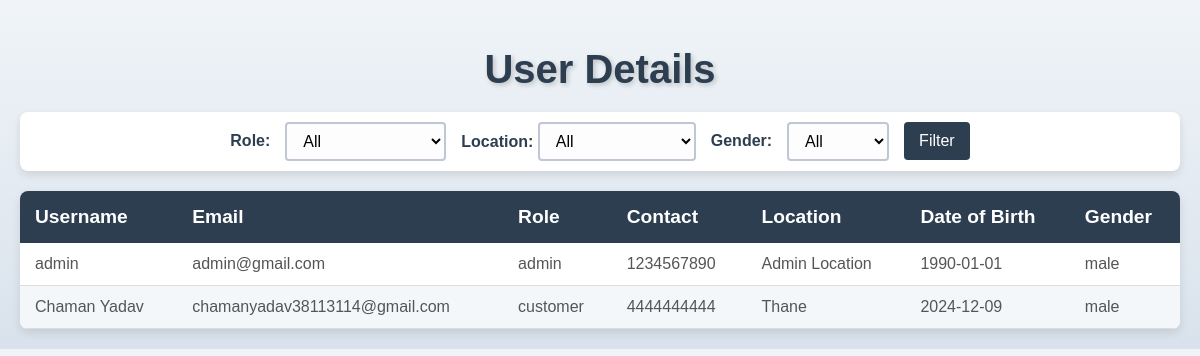
Before: /admin/user_details (signed in) with the older database file.
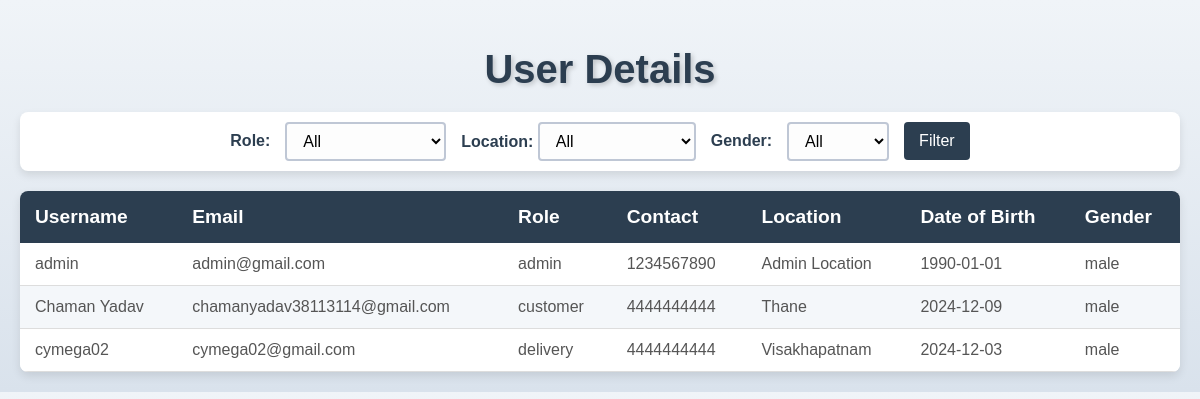
After: the same page with the newer database file.
### app/models.py (models this page shows, shortened)
class User(UserMixin, db.Model):
    id = db.Column(db.Integer, primary_key=True)
    username = db.Column(db.String(50), nullable=False)
    email = db.Column(db.String(100), unique=True, nullable=False)
    password = db.Column(db.String(255), nullable=False)
    role = db.Column(db.String(20), nullable=False)
    contact = db.Column(db.String(20), nullable=False)
    location = db.Column(db.String(100), nullable=False)
    dob = db.Column(db.Date, nullable=False)
    gender = db.Column(db.String(10), nullable=False)
    reset_token = db.Column(db.String(128), nullable=True)

### app/admin.py (the view)
@admin.route('/admin/user_details', methods=['GET', 'POST'])
def user_details():
    if session.get('role') != 'admin':
        flash('Unauthorized access!', 'danger')
        return redirect(url_for('auth.login'))
    role_filter = request.args.get('role')
    location_filter = request.args.get('location')
    gender_filter = request.args.get('gender')
    query = User.query
    if role_filter:
        query = query.filter_by(role=role_filter)
    if location_filter:
        query = query.filter(User.location.ilike(f"%{location_filter}%"))
    if gender_filter:
        query = query.filter_by(gender=gender_filter)
    users = query.all()
    return render_template('user_details.html', users=users, role_filter=role_filter, location_filter=location_filter, gender_filter=gender_filter)

### app/templates/user_details.html (shortened to what this page needs)
<!DOCTYPE html>
<html lang="en">
<head>
    <link rel="stylesheet" href="{{ url_for('static', filename='user.css') }}">
</head>
<body>
    <h1>User Details</h1>
    <form method="GET" action="{{ url_for('admin.user_details') }}">
        <label for="role">Role:</label>
        <select name="role" id="role">
            <option value="">All</option>
        </select>
<div class="form-group">
  <label for="location">Location:</label>
  <select name="location" id="location" class="form-control">
      <option value="">All</option>
  </select>
</div>
        <label for="gender">Gender:</label>
        <select name="gender" id="gender">
            <option value="">All</option>
        </select>
        <button type="submit">Filter</button>
    </form>
    <table>
        <thead>
            <tr>
                <th>Username</th>
                <th>Email</th>
                <th>Role</th>
                <th>Contact</th>
                <th>Location</th>
                <th>Date of Birth</th>
                <th>Gender</th>
            </tr>
        </thead>
        <tbody>
            {% for user in users %}
                <tr>
                    <td>{{ user.username }}</td>
                    <td>{{ user.email }}</td>
                    <td>{{ user.role }}</td>
                    <td>{{ user.contact }}</td>
                    <td>{{ user.location }}</td>
                    <td>{{ user.dob }}</td>
                    <td>{{ user.gender }}</td>
                </tr>
            {% endfor %}
        </tbody>
    </table>
</body>
</html>

### app/static/user.css (style rules this page uses)
body { font-family: 'Arial', sans-serif; background: linear-gradient(to bottom, #f0f4f8, #d9e2ec); margin: 0; padding: 20px; color: #333; }
h1 { text-align: center; font-size: 2.5rem; color: #2c3e50; margin-bottom: 20px; text-shadow: 2px 2px 5px rgba(0, 0, 0, 0.2); }
form { display: flex; justify-content: center; align-items: center; gap: 15px; margin-bottom: 20px; padding: 10px; background-color: #fff; box-shadow: 0px 4px 8px rgba(0, 0, 0, 0.1); border-radius: 8px; }
form label { font-weight: bold; color: #2c3e50; }
form select, form input { padding: 8px 12px; border: 2px solid #bfc7d5; border-radius: 4px; font-size: 1rem; background-color: #fdfdfd; transition: border-color 0.3s ease; }
form button { background: #2c3e50; color: #fff; padding: 10px 15px; border: none; border-radius: 4px; cursor: pointer; font-size: 1rem; transition: background-color 0.3s ease; }
table { width: 100%; border-collapse: collapse; margin-top: 20px; background-color: #fff; box-shadow: 0px 4px 10px rgba(0, 0, 0, 0.1); border-radius: 8px; overflow: hidden; }
table thead { background-color: #2c3e50; color: #fff; text-align: left; }
table thead th { padding: 15px; font-size: 1.2rem; }
table tbody tr:nth-child(even) { background-color: #f4f7fa; }
table tbody tr:nth-child(odd) { background-color: #fff; }
table tbody td { padding: 12px 15px; border-bottom: 1px solid #ddd; font-size: 1rem; color: #555; }

Changed rows visible on the page:
added User: username "cymega02", email "cymega02@gmail.com", role "delivery", contact "4444444444", location "Visakhapatnam", dob "2024-12-03", gender "male"
